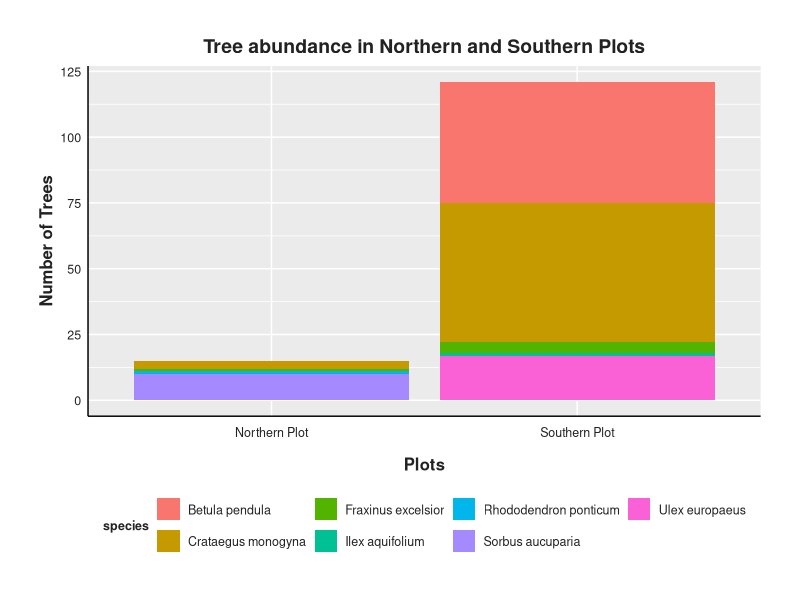
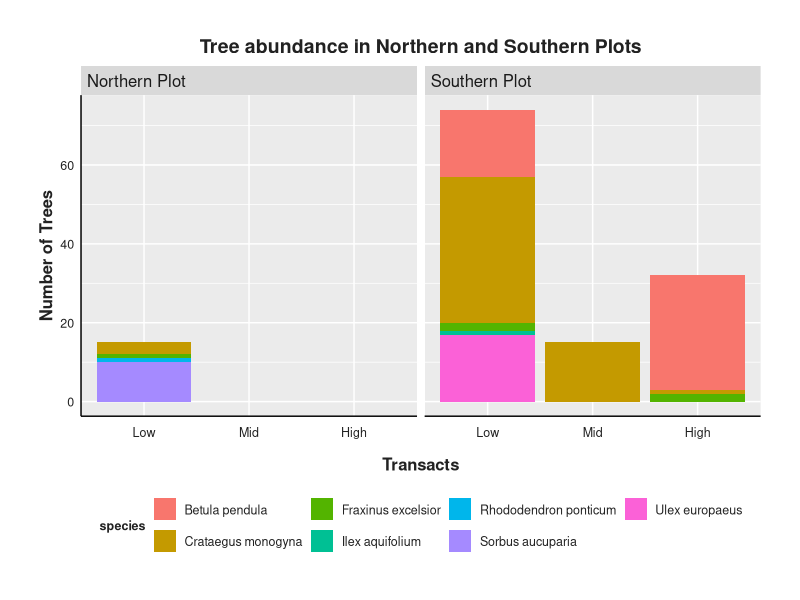
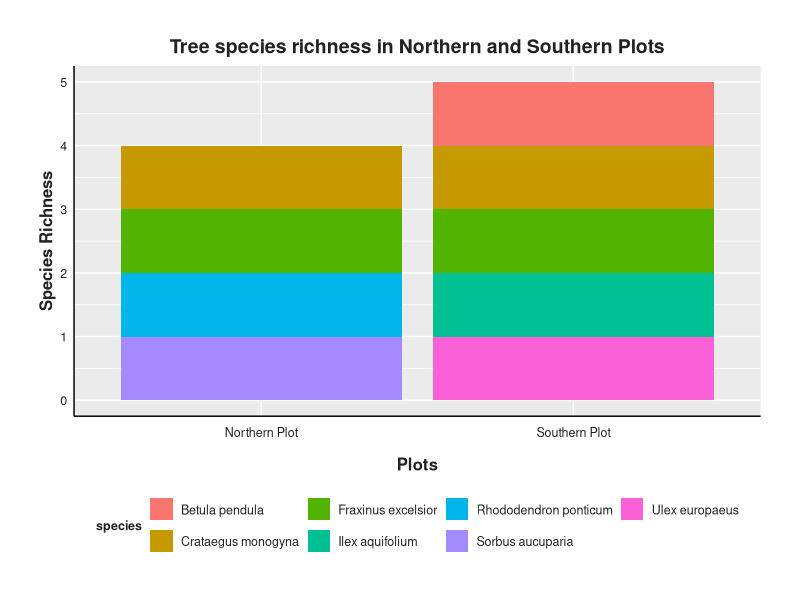
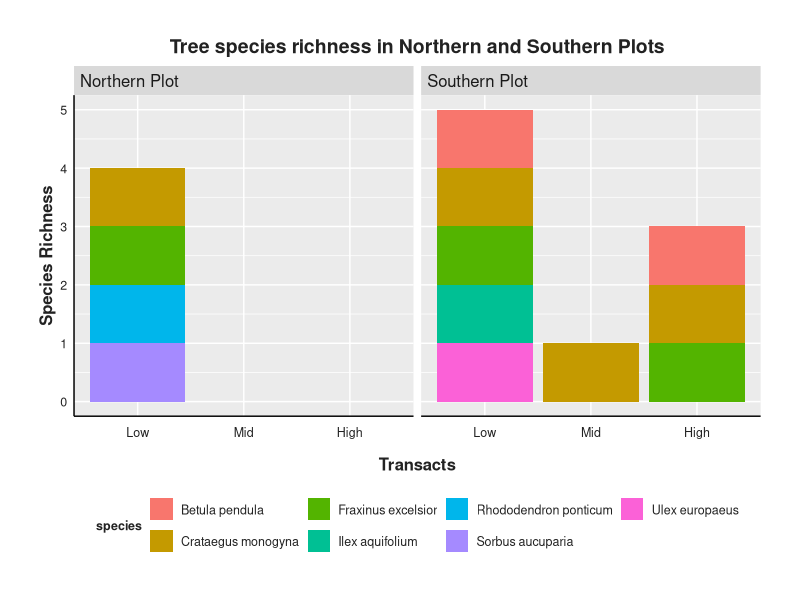
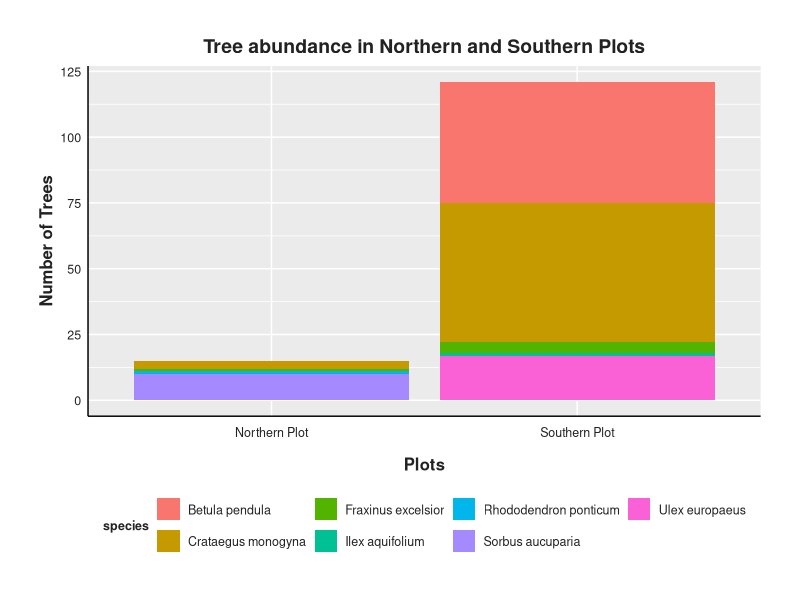
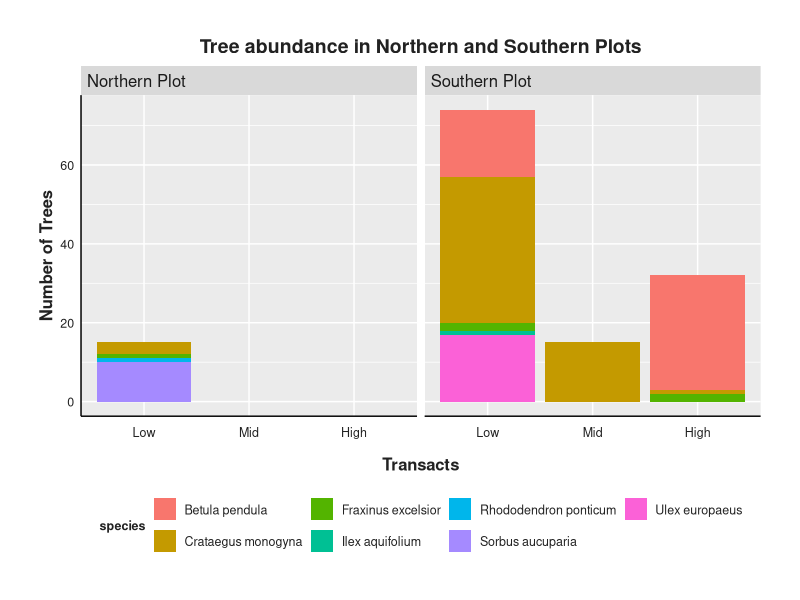
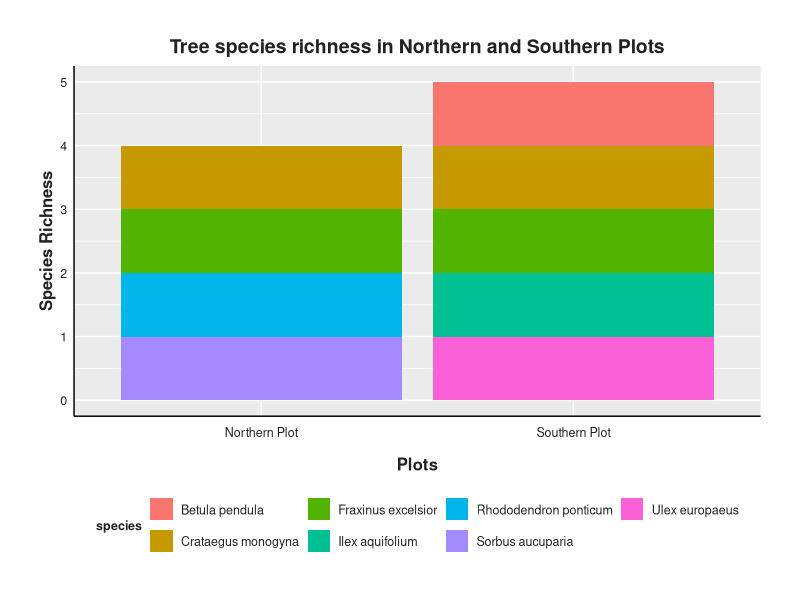
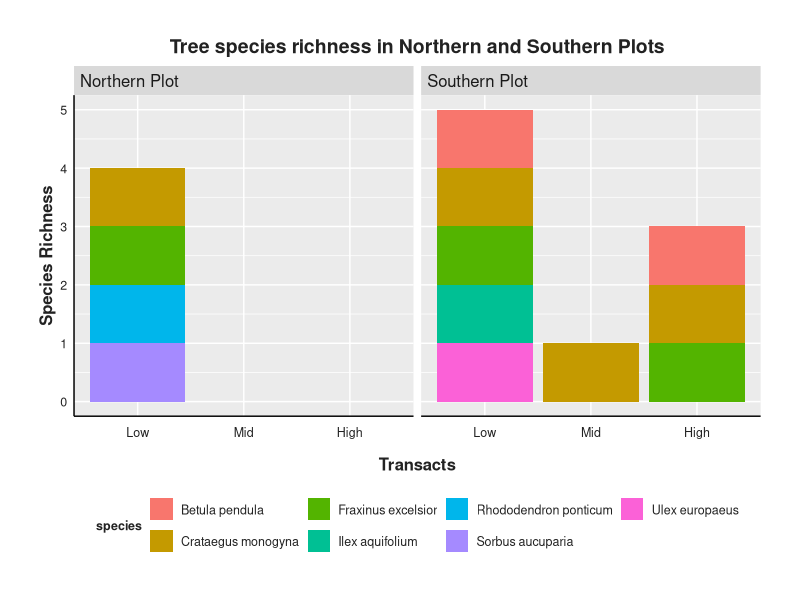

Generate these figures, in order, with R:
#Libraries----
library(ggplot2)
library(tidyverse)
library(stringr)

#Style----
style <- function(){ #setting the style for my plots
  font <- "Helvetica"
  theme(plot.title = element_text(family = font, size = 14, face = "bold", color = "#222222", hjust = 0.5), 
        plot.subtitle = element_text(family = font, size = 12, margin = margin(9, 0, 9, 0)), 
        plot.caption = element_blank(),
        plot.margin = unit(c(1,1,1,1), units = , "cm"),
        legend.text.align = 0, 
        legend.position = "bottom",
        legend.title = element_text(family = font, size = 9, face = "bold", color = "#222222",  hjust = 0.5), 
        legend.key = element_blank(), 
        legend.text = element_text(family = font, size = 9, color = "#222222"),
        axis.text = element_text(family = font, size = 9, color = "#222222"), 
        axis.text.x = element_text(margin = margin(5, b = 10)), 
        axis.title = element_text(family = font, size = 12, face = "bold", color = "#222222"), 
        axis.ticks = element_blank(), 
        axis.line = element_line(colour = "black"),
        strip.text = element_text(size = 12, hjust = 0))
}

#Importing raw data----
tree<-read.csv("occurrence_dat/tree_occurrence.csv")#loading the tree data

#Tree data----
tree<-tree%>% 
  select(eventID,individualCount,scientificName,family,genus,species) %>% #keeping the needed columns only
  mutate(Plot = case_when( #creating a new column called plot
    grepl("^n", eventID, ignore.case = TRUE) ~ "Northern Plot", #classifying eventID with "n" as Northern Plot
    grepl("^s", eventID, ignore.case = TRUE) ~ "Southern Plot", #classifying eventID with "s" as Southern Plot
    TRUE ~ "Unknown"))%>% 
    mutate(richness=1)%>%  #creating a column for species richness
    mutate(Trans = case_when( #creating a column for transact
      grepl("1", eventID, ignore.case = TRUE) ~ "Low",
      grepl("2", eventID, ignore.case = TRUE) ~ "Mid",    
      grepl("3", eventID, ignore.case = TRUE) ~ "High",
      TRUE ~ "Unknown"))#sorting the samples into different transacts by their eventID 

tree$Trans <- factor(tree$Trans, levels = c("Low", "Mid", "High"))#ordering the factor levels

#Plotting Graphs----
#Abundance----
(t_abun<-ggplot(tree, aes(fill=species, y=individualCount,x=Plot))+ #plotting the abundance of inverts
   geom_bar(stat = "identity",position = "stack",orientation = "x")+
   labs(x = "Plots", y = "Number of Trees", 
        title = "Tree abundance in Northern and Southern Plots")+
   style())

ggsave(filename = "figures/Trees/tree_abun.png", plot = t_abun, width = 7.5, height = 5) #exporting the graph as png

#base on transact
(t_abun2<-ggplot(tree, aes(fill=species, y=individualCount,x=Trans))+ #plotting the abundanc if inverts base on transacts
    geom_bar(stat = "identity",position = "stack",orientation = "x")+
    facet_wrap("Plot")+ #comparing the northern and souther plots
    labs(x = "Transacts", y = "Number of Trees", 
         title = "Tree abundance in Northern and Southern Plots")+
    style())

ggsave(filename = "figures/Trees/tree_abun_trans.png", plot = t_abun2, width = 7.5, height = 5) #exporting the graph as png

#Species richness----
t_rich <- tree %>% 
  distinct(species,Plot,richness) #keeping dinstinct species per plot

(rich_t<-ggplot(t_rich, aes(fill=species, y=richness,x=Plot))+ #plotting the number of pifalls that are empty or not
    geom_bar(stat = "identity",position = "stack",orientation = "x")+
    labs(x = "Plots", y = "Species Richness", 
         title = "Tree species richness in Northern and Southern Plots")+
    style())

ggsave(filename = "figures/Trees/tree_rich.png", plot = rich_t, width = 7.5, height = 5) #exporting the graph as png


#base on transact
t_rich_2 <- tree %>% 
  distinct(species,Plot,richness,Trans) 
(rich_t2<-ggplot(t_rich_2, aes(fill=species, y=richness,x=Trans))+ #plotting the number of pifalls that are empty or not
    geom_bar(stat = "identity",position = "stack",orientation = "x")+
    facet_wrap("Plot")+ #comparing the northern and souther plots
    labs(x = "Transacts", y = "Species Richness", 
         title = "Tree species richness in Northern and Southern Plots")+
    style())

ggsave(filename = "figures/Trees/tree_rich_trans.png", plot = rich_t2, width = 7.5, height = 5) #exporting the graph as png
